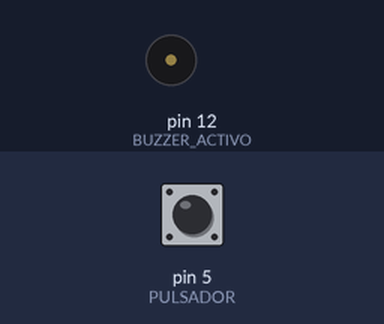
Bench run of a sketch on a simulated Arduino Uno, built with avr-gcc and run on an emulated ATmega328P. Shown: buzzer (waves = sounding, pin HIGH). Inputs (shaded band) come from the test bench; at power-on: pin 5 (PULSADOR) HIGH.

Above: at 1.2 s.
1.3 s: pin 5 (PULSADOR) pulled LOW for 0.15 s
At 1.7 s:
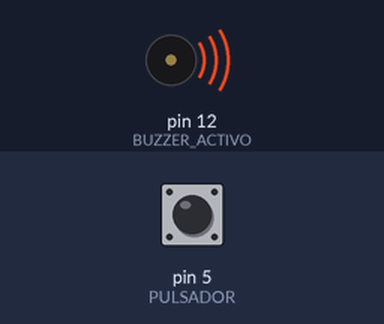
4.4 s: pin 5 (PULSADOR) pulled LOW for 3.2 s
Timing chart, 0 to 12.3 s (numbered marks = the images above; inputs shaded):
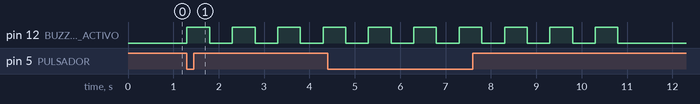

The sketch:

BUZZER_Test.ino
```cpp
/*

  Autor: bitwiseAr

*/

#define PULSADOR 5      // pulsador en pin 2
#define BUZZER_ACTIVO 12     // buzzer activo en pin 8

void setup (){
  pinMode (PULSADOR, INPUT_PULLUP); // pin 2 como entrada con resistencia de pull-up
  pinMode (BUZZER_ACTIVO, OUTPUT);  // pin 12 como salida
}

void loop (){
  if(digitalRead(PULSADOR) == LOW){   // si se ha presionado el pulsador
    for(int i = 0; i < 5; i++){     // bucle repite 5 veces
      digitalWrite(BUZZER_ACTIVO, HIGH);  // activa buzzer
      delay (500);        // demora de medio segundo
      digitalWrite(BUZZER_ACTIVO, LOW);   // apaga buzzer
      delay (500);        // demora de medio segundo
    }
  }
}
```

Measured:
- after the input at 1.3 s, pin 12 (BUZZER_ACTIVO): alternates HIGH for 0.50 s and LOW for 0.50 s, starting at once
